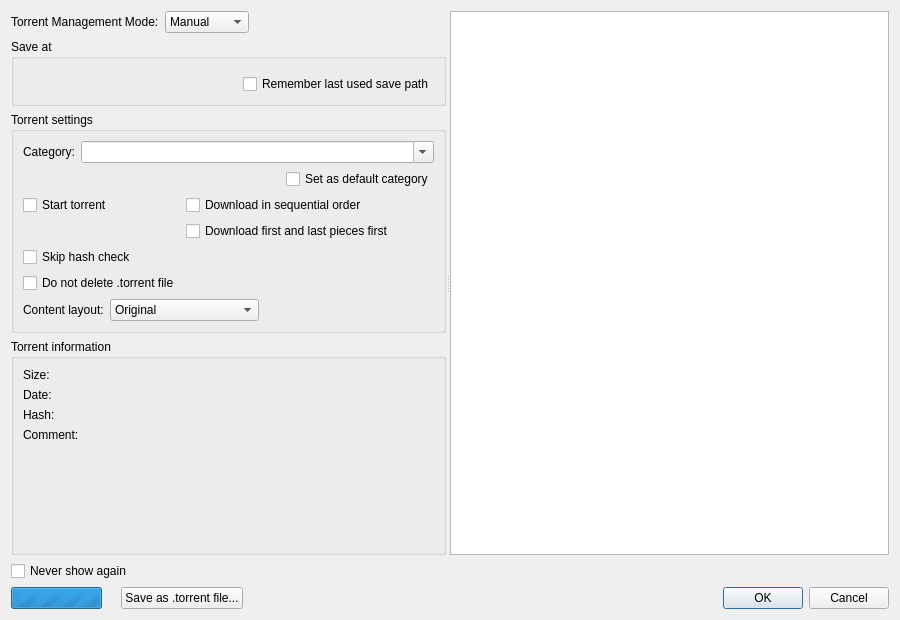
<?xml version="1.0" encoding="UTF-8"?>
<ui version="4.0">
 <class>AddNewTorrentDialog</class>
 <widget class="QDialog" name="AddNewTorrentDialog">
  <property name="geometry">
   <rect>
    <x>0</x>
    <y>0</y>
    <width>900</width>
    <height>620</height>
   </rect>
  </property>
  <layout class="QVBoxLayout" name="AddNewTorrentDialogLayout">
   <item>
    <widget class="QSplitter" name="splitter">
     <property name="orientation">
      <enum>Qt::Horizontal</enum>
     </property>
     <property name="childrenCollapsible">
      <bool>false</bool>
     </property>
     <widget class="QFrame" name="torrentoptionsFrame">
      <layout class="QVBoxLayout" name="mainlayout_addui">
       <property name="leftMargin">
        <number>0</number>
       </property>
       <property name="topMargin">
        <number>0</number>
       </property>
       <property name="rightMargin">
        <number>0</number>
       </property>
       <property name="bottomMargin">
        <number>0</number>
       </property>
       <item>
        <layout class="QHBoxLayout" name="managementLayout">
         <item>
          <widget class="QLabel" name="labelTorrentManagementMode">
           <property name="text">
            <string>Torrent Management Mode:</string>
           </property>
          </widget>
         </item>
         <item>
          <widget class="QComboBox" name="comboTTM">
           <property name="toolTip">
            <string>Automatic mode means that various torrent properties(eg save path) will be decided by the associated category</string>
           </property>
           <item>
            <property name="text">
             <string>Manual</string>
            </property>
           </item>
           <item>
            <property name="text">
             <string>Automatic</string>
            </property>
           </item>
          </widget>
         </item>
         <item>
          <spacer name="horizontalSpacer">
           <property name="orientation">
            <enum>Qt::Horizontal</enum>
           </property>
           <property name="sizeHint" stdset="0">
            <size>
             <width>20</width>
             <height>20</height>
            </size>
           </property>
          </spacer>
         </item>
        </layout>
       </item>
       <item>
        <widget class="QGroupBox" name="groupBoxSavePath">
         <property name="title">
          <string>Save at</string>
         </property>
         <layout class="QVBoxLayout" name="verticalLayout">
          <item>
           <widget class="FileSystemPathComboEdit" name="savePath" native="true"/>
          </item>
          <item alignment="Qt::AlignRight">
           <widget class="QCheckBox" name="checkBoxRememberLastSavePath">
            <property name="text">
             <string>Remember last used save path</string>
            </property>
           </widget>
          </item>
         </layout>
        </widget>
       </item>
       <item>
        <widget class="QGroupBox" name="groupBoxSettings">
         <property name="title">
          <string>Torrent settings</string>
         </property>
         <layout class="QVBoxLayout" name="verticalLayout_3">
          <item>
           <layout class="QHBoxLayout" name="categoryLayout">
            <item>
             <widget class="QLabel" name="labelCategory">
              <property name="text">
               <string>Category:</string>
              </property>
             </widget>
            </item>
            <item>
             <widget class="QComboBox" name="categoryComboBox">
              <property name="sizePolicy">
               <sizepolicy hsizetype="Expanding" vsizetype="Fixed">
                <horstretch>0</horstretch>
                <verstretch>0</verstretch>
               </sizepolicy>
              </property>
              <property name="editable">
               <bool>true</bool>
              </property>
              <property name="insertPolicy">
               <enum>QComboBox::InsertAtTop</enum>
              </property>
             </widget>
            </item>
           </layout>
          </item>
          <item alignment="Qt::AlignRight">
           <widget class="QCheckBox" name="defaultCategoryCheckbox">
            <property name="text">
             <string>Set as default category</string>
            </property>
           </widget>
          </item>
          <item>
           <layout class="QGridLayout" name="gridLayout">
            <item row="3" column="0">
             <widget class="QCheckBox" name="doNotDeleteTorrentCheckBox">
              <property name="toolTip">
               <string>When checked, the .torrent file will not be deleted despite the settings at the &quot;Download&quot; page of the options dialog</string>
              </property>
              <property name="text">
               <string>Do not delete .torrent file</string>
              </property>
             </widget>
            </item>
            <item row="1" column="1">
             <widget class="QCheckBox" name="firstLastCheckBox">
              <property name="text">
               <string>Download first and last pieces first</string>
              </property>
             </widget>
            </item>
            <item row="2" column="0">
             <widget class="QCheckBox" name="skipCheckingCheckBox">
              <property name="text">
               <string>Skip hash check</string>
              </property>
             </widget>
            </item>
            <item row="0" column="1">
             <widget class="QCheckBox" name="sequentialCheckBox">
              <property name="text">
               <string>Download in sequential order</string>
              </property>
             </widget>
            </item>
            <item row="0" column="0">
             <widget class="QCheckBox" name="startTorrentCheckBox">
              <property name="text">
               <string>Start torrent</string>
              </property>
             </widget>
            </item>
            <item row="0" column="2">
             <spacer name="horizontalSpacer_3">
              <property name="orientation">
               <enum>Qt::Horizontal</enum>
              </property>
              <property name="sizeHint" stdset="0">
               <size>
                <width>40</width>
                <height>20</height>
               </size>
              </property>
             </spacer>
            </item>
           </layout>
          </item>
          <item>
           <layout class="QHBoxLayout" name="horizontalLayout_2">
            <item>
             <widget class="QLabel" name="contentLayoutLabel">
              <property name="text">
               <string>Content layout:</string>
              </property>
             </widget>
            </item>
            <item>
             <widget class="QComboBox" name="contentLayoutComboBox">
              <property name="currentIndex">
               <number>0</number>
              </property>
              <item>
               <property name="text">
                <string>Original</string>
               </property>
              </item>
              <item>
               <property name="text">
                <string>Create subfolder</string>
               </property>
              </item>
              <item>
               <property name="text">
                <string>Don't create subfolder</string>
               </property>
              </item>
             </widget>
            </item>
            <item>
             <spacer name="horizontalSpacer_4">
              <property name="orientation">
               <enum>Qt::Horizontal</enum>
              </property>
              <property name="sizeHint" stdset="0">
               <size>
                <width>40</width>
                <height>20</height>
               </size>
              </property>
             </spacer>
            </item>
           </layout>
          </item>
         </layout>
        </widget>
       </item>
       <item>
        <widget class="QGroupBox" name="infoGroup">
         <property name="sizePolicy">
          <sizepolicy hsizetype="Preferred" vsizetype="Expanding">
           <horstretch>0</horstretch>
           <verstretch>0</verstretch>
          </sizepolicy>
         </property>
         <property name="title">
          <string>Torrent information</string>
         </property>
         <layout class="QGridLayout" name="gridLayout_2">
          <item row="1" column="0">
           <widget class="QLabel" name="labelDate">
            <property name="text">
             <string>Date:</string>
            </property>
           </widget>
          </item>
          <item row="0" column="1">
           <widget class="QLabel" name="labelSizeData"/>
          </item>
          <item row="1" column="1">
           <widget class="QLabel" name="labelDateData"/>
          </item>
          <item row="0" column="0">
           <widget class="QLabel" name="labelSize">
            <property name="text">
             <string>Size:</string>
            </property>
           </widget>
          </item>
          <item row="2" column="1">
           <widget class="QLabel" name="labelHashData">
            <property name="textFormat">
             <enum>Qt::PlainText</enum>
            </property>
            <property name="textInteractionFlags">
             <set>Qt::TextSelectableByMouse</set>
            </property>
           </widget>
          </item>
          <item row="3" column="1">
           <widget class="QScrollArea" name="scrollArea">
            <property name="styleSheet">
             <string notr="true">background-color: rgba(0, 0, 0, 0);</string>
            </property>
            <property name="frameShape">
             <enum>QFrame::NoFrame</enum>
            </property>
            <property name="widgetResizable">
             <bool>true</bool>
            </property>
            <widget class="QWidget" name="scrollAreaWidgetContents">
             <property name="geometry">
              <rect>
               <x>0</x>
               <y>0</y>
               <width>333</width>
               <height>69</height>
              </rect>
             </property>
             <layout class="QVBoxLayout" name="verticalLayout_2">
              <property name="leftMargin">
               <number>0</number>
              </property>
              <property name="topMargin">
               <number>0</number>
              </property>
              <property name="rightMargin">
               <number>0</number>
              </property>
              <property name="bottomMargin">
               <number>0</number>
              </property>
              <item>
               <widget class="QLabel" name="labelCommentData">
                <property name="textFormat">
                 <enum>Qt::RichText</enum>
                </property>
                <property name="alignment">
                 <set>Qt::AlignLeading|Qt::AlignLeft|Qt::AlignTop</set>
                </property>
                <property name="wordWrap">
                 <bool>true</bool>
                </property>
                <property name="openExternalLinks">
                 <bool>true</bool>
                </property>
                <property name="textInteractionFlags">
                 <set>Qt::TextBrowserInteraction</set>
                </property>
               </widget>
              </item>
             </layout>
            </widget>
           </widget>
          </item>
          <item row="2" column="0">
           <widget class="QLabel" name="labelHash">
            <property name="text">
             <string>Hash:</string>
            </property>
           </widget>
          </item>
          <item row="3" column="0">
           <widget class="QLabel" name="labelComment">
            <property name="text">
             <string>Comment:</string>
            </property>
            <property name="alignment">
             <set>Qt::AlignLeading|Qt::AlignLeft|Qt::AlignTop</set>
            </property>
           </widget>
          </item>
         </layout>
        </widget>
       </item>
      </layout>
     </widget>
     <widget class="TorrentContentTreeView" name="contentTreeView">
      <property name="sizePolicy">
       <sizepolicy hsizetype="Expanding" vsizetype="Expanding">
        <horstretch>1</horstretch>
        <verstretch>0</verstretch>
       </sizepolicy>
      </property>
      <property name="contextMenuPolicy">
       <enum>Qt::CustomContextMenu</enum>
      </property>
      <property name="selectionMode">
       <enum>QAbstractItemView::ExtendedSelection</enum>
      </property>
      <property name="sortingEnabled">
       <bool>true</bool>
      </property>
     </widget>
    </widget>
   </item>
   <item>
    <layout class="QHBoxLayout" name="buttonsHLayout">
     <item>
      <widget class="QCheckBox" name="checkBoxNeverShow">
       <property name="text">
        <string>Never show again</string>
       </property>
      </widget>
     </item>
     <item>
      <spacer name="horizontalSpacer_2">
       <property name="orientation">
        <enum>Qt::Horizontal</enum>
       </property>
       <property name="sizeHint" stdset="0">
        <size>
         <width>40</width>
         <height>20</height>
        </size>
       </property>
      </spacer>
     </item>
    </layout>
   </item>
   <item>
    <layout class="QHBoxLayout" name="horizontalLayout">
     <item>
      <layout class="QHBoxLayout" name="metadataLayout">
       <item>
        <widget class="QProgressBar" name="progMetaLoading">
         <property name="sizePolicy">
          <sizepolicy hsizetype="Minimum" vsizetype="Fixed">
           <horstretch>0</horstretch>
           <verstretch>0</verstretch>
          </sizepolicy>
         </property>
         <property name="maximum">
          <number>0</number>
         </property>
         <property name="value">
          <number>-1</number>
         </property>
         <property name="textVisible">
          <bool>false</bool>
         </property>
        </widget>
       </item>
       <item>
        <widget class="QLabel" name="lblMetaLoading">
         <property name="text">
          <string/>
         </property>
        </widget>
       </item>
       <item>
        <widget class="QPushButton" name="buttonSave">
         <property name="text">
          <string>Save as .torrent file...</string>
         </property>
        </widget>
       </item>
      </layout>
     </item>
     <item>
      <widget class="QDialogButtonBox" name="buttonBox">
       <property name="standardButtons">
        <set>QDialogButtonBox::Cancel|QDialogButtonBox::Ok</set>
       </property>
      </widget>
     </item>
    </layout>
   </item>
  </layout>
  <action name="actionNormal">
   <property name="text">
    <string>Normal</string>
   </property>
  </action>
  <action name="actionHigh">
   <property name="text">
    <string>High</string>
   </property>
  </action>
  <action name="actionMaximum">
   <property name="text">
    <string>Maximum</string>
   </property>
  </action>
  <action name="actionNotDownloaded">
   <property name="text">
    <string>Do not download</string>
   </property>
  </action>
 </widget>
 <customwidgets>
  <customwidget>
   <class>TorrentContentTreeView</class>
   <extends>QTreeView</extends>
   <header>gui/torrentcontenttreeview.h</header>
  </customwidget>
  <customwidget>
   <class>FileSystemPathComboEdit</class>
   <extends>QWidget</extends>
   <header>gui/fspathedit.h</header>
   <container>1</container>
  </customwidget>
 </customwidgets>
 <resources/>
 <connections>
  <connection>
   <sender>buttonBox</sender>
   <signal>accepted()</signal>
   <receiver>AddNewTorrentDialog</receiver>
   <slot>accept()</slot>
   <hints>
    <hint type="sourcelabel">
     <x>928</x>
     <y>855</y>
    </hint>
    <hint type="destinationlabel">
     <x>157</x>
     <y>274</y>
    </hint>
   </hints>
  </connection>
  <connection>
   <sender>buttonBox</sender>
   <signal>rejected()</signal>
   <receiver>AddNewTorrentDialog</receiver>
   <slot>reject()</slot>
   <hints>
    <hint type="sourcelabel">
     <x>928</x>
     <y>855</y>
    </hint>
    <hint type="destinationlabel">
     <x>286</x>
     <y>274</y>
    </hint>
   </hints>
  </connection>
  <connection>
   <sender>comboTTM</sender>
   <signal>currentIndexChanged(int)</signal>
   <receiver>AddNewTorrentDialog</receiver>
   <slot>TMMChanged(int)</slot>
   <hints>
    <hint type="sourcelabel">
     <x>250</x>
     <y>53</y>
    </hint>
    <hint type="destinationlabel">
     <x>467</x>
     <y>249</y>
    </hint>
   </hints>
  </connection>
  <connection>
   <sender>categoryComboBox</sender>
   <signal>currentIndexChanged(int)</signal>
   <receiver>AddNewTorrentDialog</receiver>
   <slot>categoryChanged(int)</slot>
   <hints>
    <hint type="sourcelabel">
     <x>266</x>
     <y>231</y>
    </hint>
    <hint type="destinationlabel">
     <x>467</x>
     <y>249</y>
    </hint>
   </hints>
  </connection>
 </connections>
 <slots>
  <slot>savingModeChanged(bool)</slot>
  <slot>categoryChanged(int)</slot>
  <slot>TMMChanged(int)</slot>
 </slots>
</ui>
